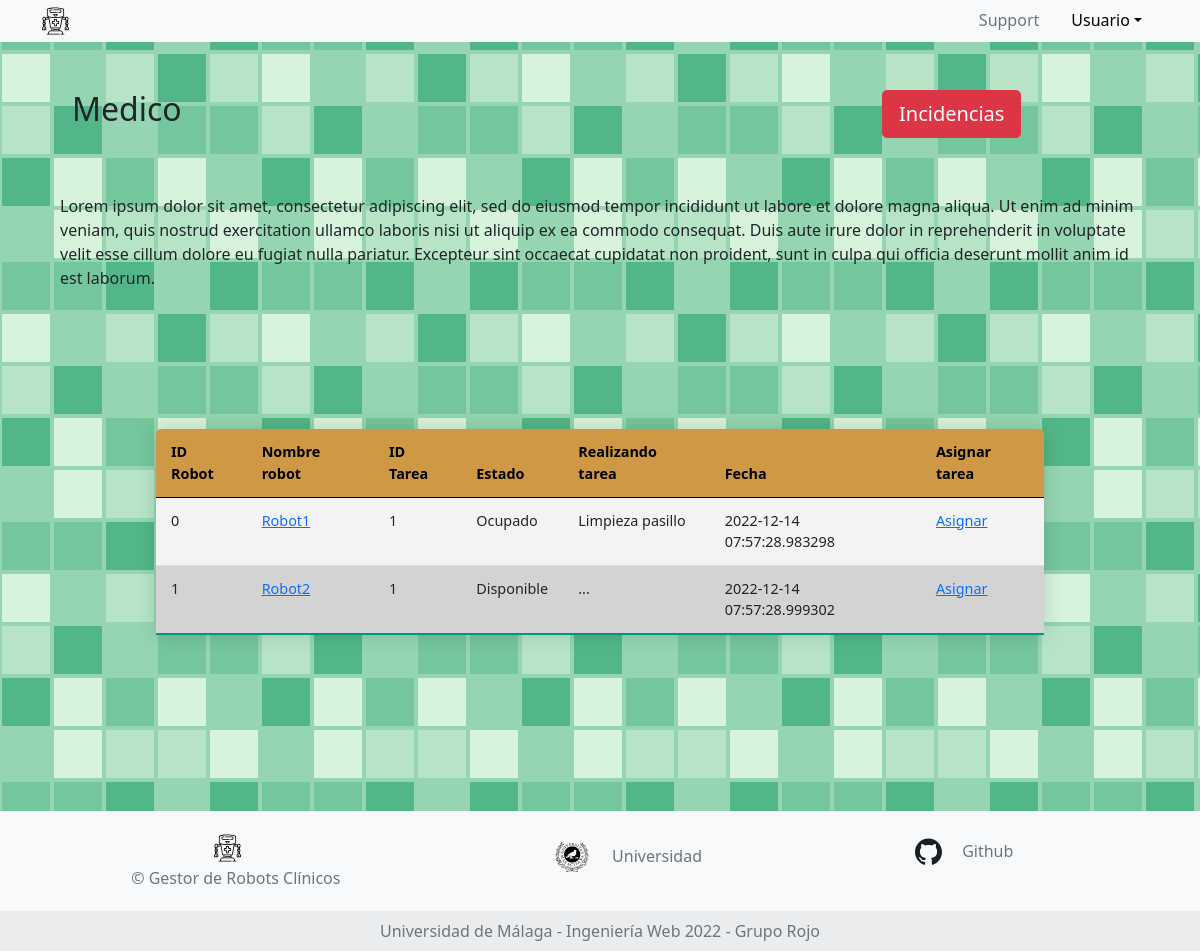
Before: /doctor with the older database file.
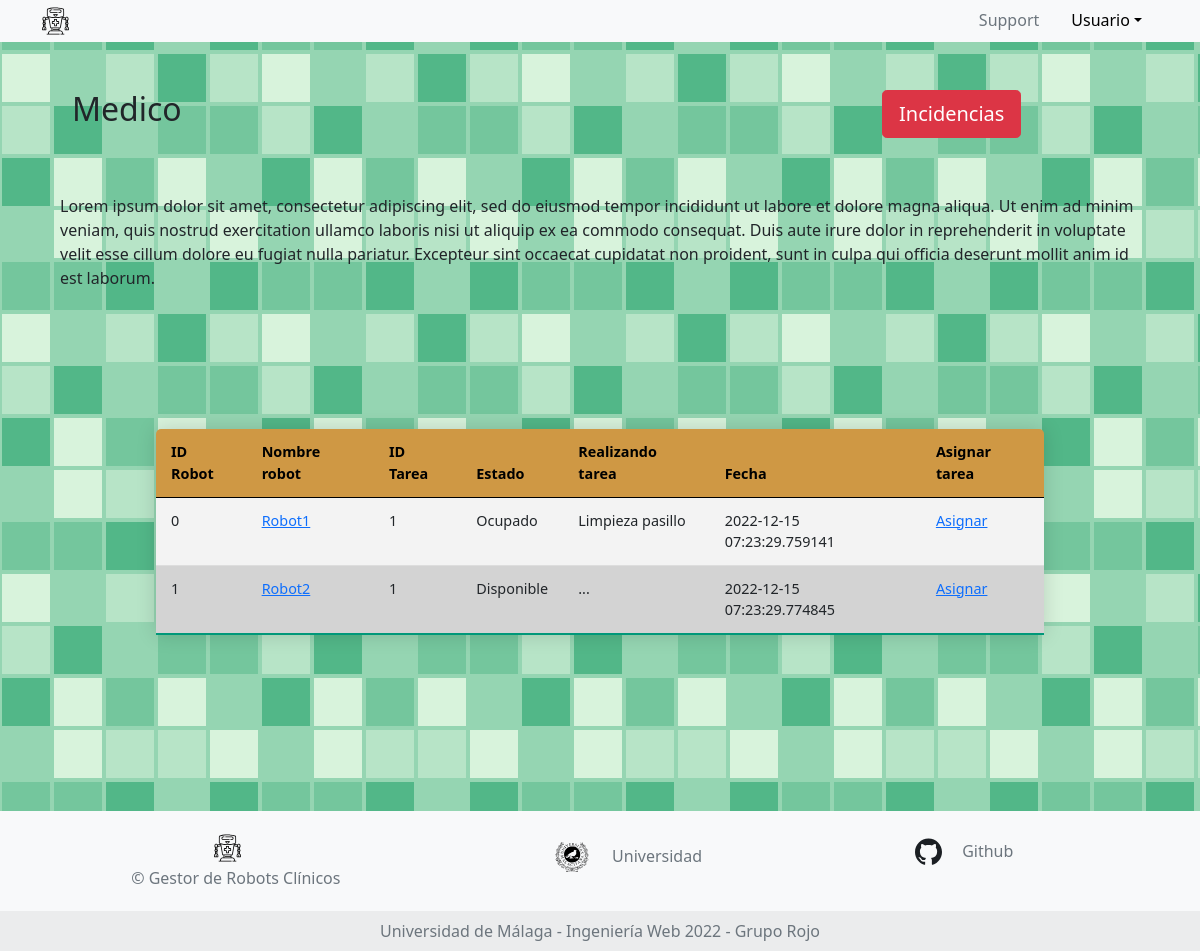
After: the same page with the newer database file.
### app.py (models this page shows, shortened)
class Tabla_Medico(db.Model):
    __tablename__ = 'Tabla medico'
    id_robot = db.Column(db.String(150), nullable=False, primary_key= True)
    name_robot = db.Column(db.String(150), db.ForeignKey(Robots.name))
    id_Tareas = db.Column(db.String(100), db.ForeignKey(Tareas.id))
    realizando_tarea = db.Column(db.String(150),nullable=False )
    tipoTarea = db.Column(db.String(150), db.ForeignKey(Tareas.descripcionTarea))
    date = db.Column(db.DateTime, default=datetime.utcnow)

### app.py (the view)
@app.route("/doctor", methods=["GET", "POST"])
def doctor():
    robots_db = db.session.query(Robots).all()
    tareas_db = db.session.query(Tareas).all()
    accion_db = db.session.query(Tabla_Medico).all()
    return render_template('template_medico.jinja', robots = robots_db, tareas = tareas_db, acciones=accion_db)

### templates/template_medico.jinja (shortened to what this page needs)
{% extends 'base.jinja' %}
{% block content %}
<body class="bg">
<div class="main-container row p-5 mx-0 justify-content-center align-items-center align-self-center">
  <div class="row">
    <div class="col-sm-9"><legend><h2>Medico</h2></legend></div>
    <div class="col-sm-3"><button type="button" class="btn btn-danger btn-lg" data-toggle="modal" data-target="#exampleModal">Incidencias</button></div>
  </div>
    <p class="padd">
                  Lorem ipsum dolor sit amet, consectetur adipiscing elit, sed do eiusmod tempor incididunt ut
                  labore et dolore magna aliqua. Ut enim ad minim veniam, quis nostrud exercitation ullamco laboris
                  nisi ut aliquip ex ea commodo consequat. Duis aute irure dolor in reprehenderit in voluptate velit esse
                  cillum dolore eu fugiat nulla pariatur. Excepteur sint occaecat cupidatat non proident, sunt in culpa qui
                  officia deserunt mollit anim id est laborum.
    </p>
    <fieldset class="text-black col-md-10 px-3 bot">
      <form method="GET" class="mt-5 row justify-content-center table-sortable">
            <div>
                <table class="table">
                    <thead>
                      <tr>
                        <th scope="col">ID Robot</th>
                        <th scope="col">Nombre robot</th>
                        <th scope="col">ID Tarea</th>
                        <th scope="col">Estado</th>
                        <th scope="col">Realizando tarea</th>
                        <th scope="col">Fecha</th>
                        <th scope="col">Asignar tarea</th>
                      </tr>
                    </thead>
                    <tbody>
                      {% for tablas in acciones %}
                      <tr>
                            <td>{{tablas.id_robot}}</td>
                            <td><a href="/doctor/{{tablas.id_robot}}">{{tablas.name_robot}}</td>
                            <td>{{tablas.id_Tareas}}</td>
                            <td>{{tablas.realizando_tarea}}</td>
                            <td>{{tablas.tipoTarea}}</td>
                            <td>{{tablas.date}}</td>
                            <td>
                              <a href="/edit/{{tablas.id_robot}}">Asignar</a>
                            </td>
                      </tr>
                       {% endfor %}
                    </tbody>
                  </table>
            </div>
        </form>
    </fieldset>
{% endblock %}

Changed rows visible on the page:
changed Tabla_Medico "Robot1": date "2022-12-14 07:57:28.983298" → "2022-12-15 07:23:29.759141"
changed Tabla_Medico "Robot2": date "2022-12-14 07:57:28.999302" → "2022-12-15 07:23:29.774845"
